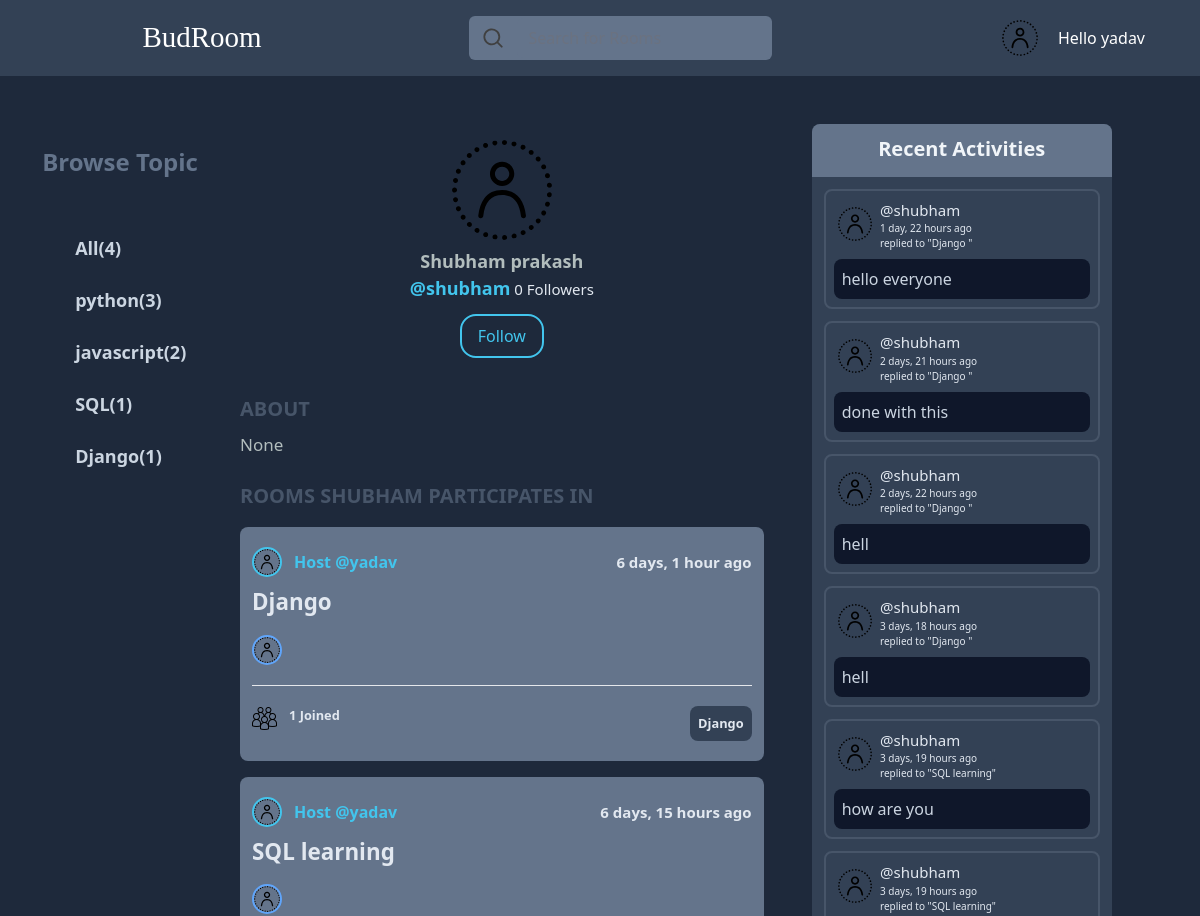
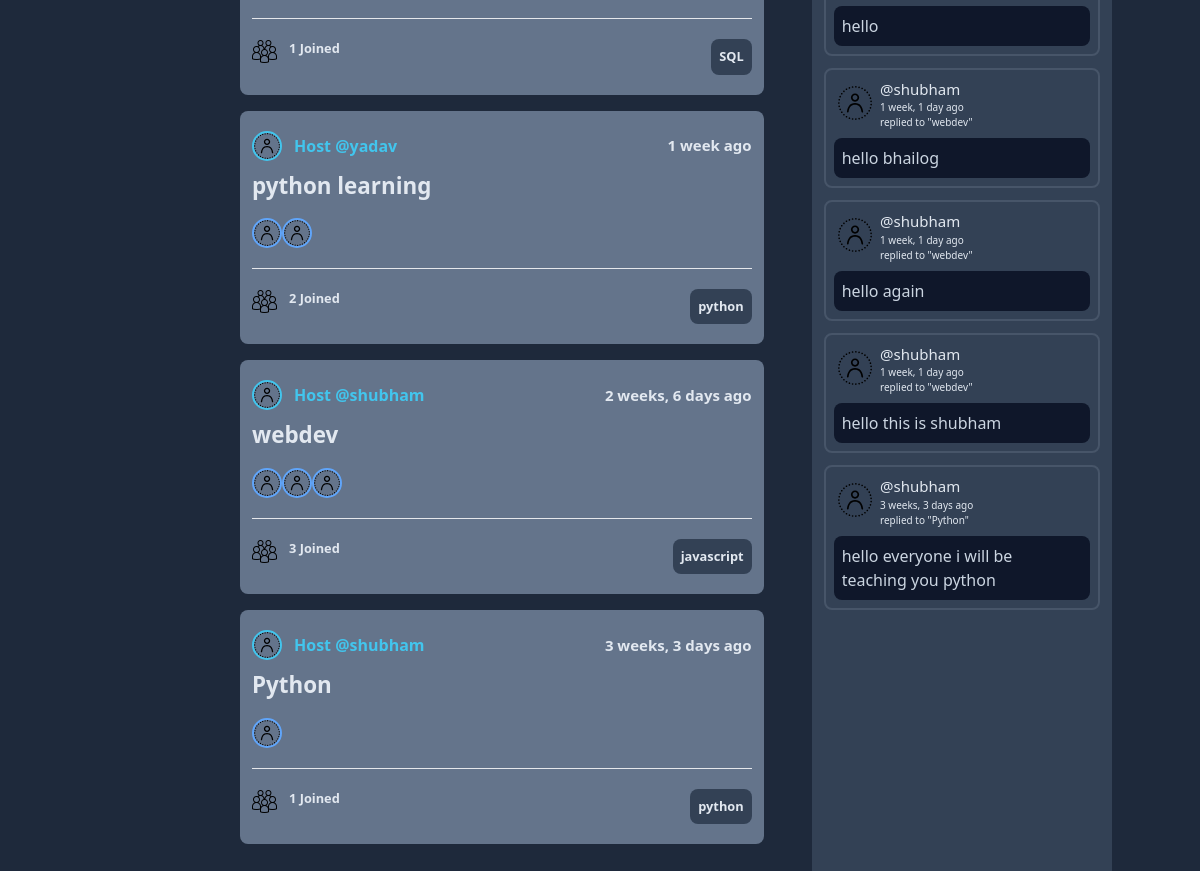
The page /profile/1/ (signed in) on the database its author committed (2 pictures, top to bottom).
### base/models.py (models this page shows, shortened)
class Topic(models.Model):
    name = models.CharField(max_length=200)

class Room(models.Model):
    host = models.ForeignKey(User,on_delete=models.SET_NULL,null=True)
    topic = models.ForeignKey(Topic,on_delete=models.SET_NULL,null=True)
    name = models.CharField(max_length=200)
    description = models.TextField(null=True,blank=True)
    participants=models.ManyToManyField(User,related_name='participants', blank=True)
    updated = models.DateTimeField(auto_now=True)
    created = models.DateTimeField(auto_now_add=True)
    class Meta:
        ordering = ['-updated','created']
    def __str__(self):
        return self.name

class Message(models.Model):
    user = models.ForeignKey(User,on_delete=models.CASCADE)
    room = models.ForeignKey(Room,on_delete = models.CASCADE)
    body = models.TextField()
    updated = models.DateTimeField(auto_now=True)
    created = models.DateTimeField(auto_now_add=True)
    class Meta:
        ordering = ['-updated','created']

### base/views.py (the view)
# urls.py: path('profile/<str:pk>/',views.userProfile,name="user-profile"),
def userProfile(request,pk):
    user=User.objects.get(id=pk)
    rooms = user.room_set.all()
    room_msgs =user.message_set.all()
    room_participated=Room.objects.filter(participants=user)
    topics=Topic.objects.all()
    context={'user':user, 'rooms': rooms ,'room_msgs':room_msgs, 'topics' : topics , 'room_participated':room_participated}
    return render(request,'base/profile.html',context)

### base/templates/base/profile.html
{%extends 'main.html'%}
{%load static%}
{% block content %}
<div class="flex w-screen bg-slate-800 justify-center ">
    <div class="lg:flex hidden">
        {% include 'base/topic.html'%}
    </div>
    <div class="lg:w-[48vw] w-[95vw] flex justify-center ">
        <div class="user-profile mt-[5vw] w-[100%] ">
            <div class="user-info flex flex-col justify-center">
                <section class="flex justify-center"><img src="{%static '/images/user_profile.svg'%}" alt="userpic" class="userProfile items-center rounded-full w-[100px] pt-1 to-white"></section>
                <section class="flex justify-center text-[#b2bdbd] text-[18px] mt-2 font-sans font-semibold ">{{user.first_name}} {{user.last_name}}</section>
                <section class="flex justify-center text-[#42c5ed] text-[18px] mt-1.4 font-sans font-semibold ">@{{user.username}} <div class="text-slate-200 font-extralight ml-1 text-[15px] pt-[0.19rem;]">0 Followers</div></section>
                {%if user == request.user %}
                <section class="flex justify-center text-[#42c5ed] mt-3"><button class="rounded-2xl border-2 border-[#42c5ed]  px-4 py-2">Edit Profile</button></section>
                {%else%}
                <section class="flex justify-center text-[#42c5ed] mt-3"><button class="rounded-2xl border-2 border-[#42c5ed]  px-4 py-2">Follow</button></section>
                {%endif%}
            </div>
            <div class="user-about mt-9">
                <div class="about flex flex-col">
                    <section><h1 class="text-slate-600 text-[20px] font-sans font-semibold">ABOUT</h1></section>
                    <section class="mt-2"><p class="text-[#b2bdbd] text-[17px] font-sans">None</p></section>
                </div>
                <div class="room-participated mt-6">
                    <section><h1 class="text-slate-600 text-[20px] font-sans font-semibold">ROOMS {{user.username.upper}} PARTICIPATES IN</h1></section>
                    <div class="h-screen overflow-scroll">
                    {% for room in room_participated%}
                    <div class="mt-4 rounded-lg bg-slate-500 w-[100%]  ">
                        <div class="userinfo flex pt-5 pl-3 w-[100%]">
                            <div class="left flex items-center w-[50%]">
                                <a href="{% url 'user-profile' room.host.id %}"><img src="{%static '/images/user_profile.svg'%}" alt="" class="w-[30px] h-[30px] rounded-full border-[#42c5ed] border-2 "></a>
                                <a href="{% url 'user-profile' room.host.id %}"  class="text-[16px] flex items-center pl-3 font-sans font-semibold text-[#42c5ed]">Host @{{room.host.username}}</a>
                            </div>
                            <div class="right flex items-center w-[50%] justify-end pr-3">
                                <small class="flex items-center text-[15px] font-sans text-slate-200 font-semibold">{{room.created|timesince}} ago</small>
                            </div>
                        </div>
                        <div class="title">
                            <a href="{% url 'room' room.id%}" class="flex items-center text-[1.4rem] font-sans text-slate-200 font-semibold pl-3 pt-2">{{room.name}}</a>
                        </div>
                        <div class="joined flex pt-4 pl-3">
                            {%for users in room.participants.all%}
                            <a href="{%url 'user-profile' users.id %}"><img src="{%static '/images/user_profile.svg'%}" alt="" class="w-[30px] h-[30px] rounded-full border-blue-400 border-2 "></a>
                            {%endfor%}
                        </div>
                        <div class=" ml-3 mr-3 mt-5 mb-5 ">
                            <hr class="text-slate-500">
                        </div>
                        <div class="joiners text-slate-200 flex pl-3 pb-5">
                            <div class="w-[50%] flex "><img src="{% static '/images/group_user.png'%}" alt="" class="w-[25px] h-[25px] fill-blue-400"> <small class="pl-3 text-slate-200 font-sans font-semibold  ">{{room.participants.count}} Joined</small></div>
                            <div class="w-[50%] flex justify-end pr-3"><small class="bg-slate-700 text-slate-200 rounded-lg p-2 font-sans font-semibold">{{room.topic.name}}</small></div>
                        </div>
                    </div>
                    {% endfor %}
                    </div>
                </div>
            </div>
        </div>
    </div>
    <div class="w-[40vw] lg:flex hidden">
        {% include 'base/activity_component.html'%}
    </div>
</div>
{%endblock%}

### templates/navbar.html (shortened to what this page needs)
{% load static%}
<div class="navbar-container">
    <div class="navbar bg-slate-700 text-center flex lg:pt-4 lg:pb-4 py-2">
        <div class="one lg:w-[30vw] pl-5">
            <a href="/" class="logo flex justify-center gap-6 ">
                <h1 class="font-sedgwick text-white lg:flex text-left text-[29px] hidden ">BudRoom</h1>
            </a>
        </div>
        <div class="two w-[30vw] lg:flex justify-center hidden">
            <form class="lg:ml-40 flex justify-center bg-slate-500 rounded-md  items-center" action="{%url 'home'%}" method="GET">
                <span
                class="input-group-text flex items-center whitespace-nowrap rounded px-3 py-1.5 text-center text-base font-normal text-neutral-700 dark:text-neutral-200"
                id="basic-addon2">
                <svg
                  xmlns="http://www.w3.org/2000/svg"
                  viewBox="0 0 20 20"
                  fill="currentColor"
                  class="h-6 w-6 items-center">
                  <path
                    fill-rule="evenodd"
                    d="M9 3.5a5.5 5.5 0 100 11 5.5 5.5 0 000-11zM2 9a7 7 0 1112.452 4.391l3.328 3.329a.75.75 0 11-1.06 1.06l-3.329-3.328A7 7 0 012 9z"
                    clip-rule="evenodd" />
                </svg>
              </span>
                <input class="bg-slate-500 border-none rounded-md text-white outline-none " placeholder="Search for Rooms" type="text" name="q">
            </form>
        </div>
        <div class="three lg:w-[40vw] flex justify-end lg:gap-5 w-[80vw] gap-3">
            {% if request.user.is_authenticated %}
            <img src="{%static '/images/user_profile.svg'%}" alt="userpic" class="userProfile items-center rounded-full h-10 pt-1 to-white">
            <p class="items-center rounded-full flex  align-middle justify-center text-white">Hello {{request.user}}</p>
            <button onclick="btnaction()"><img class="w-[15px] lg:mr-5 flex items-center mr-1" src="{% static '/images/drop-down.png'%}"  alt=""></button>
            {%else%}
            <img src="https://studybuddev.herokuapp.com/static/static/images/logo.svg" alt="userpic" class="items-center rounded-full h-10 pt-1">
            <a href="{% url 'login' %}" class="lg:pr-8 pr-2 items-center pt-1.5 text-white">Login</a>
            {%endif%}
        </div>
    </div>
</div>

### base/templates/base/topic.html
<div class="left w-[20vw] flex flex-col ">
    <div class="heading flex justify-center align-middle pt-[70px]">
        <h1 class="text-2xl text-slate-500 font-bold font-sam">Browse Topic</h1>
    </div>
    <div class="content flex justify-start flex-col  mt-5 text-slate-300 text-lg font-semibold font-sam ">
        <div class="all flex justify-start align-middle mt-9 pl-[4.7rem]">
            <a class="hover:text-slate-100" href="{%url 'home'%}">All({{topics.count}})</a>
        </div>
        {% for topic in topics %}
        <div class="topic-name flex justify-start align-middle mt-6 pl-[4.7rem]">
            <a class="hover:text-slate-100" href="{% url 'home' %}?q={{topic.name}}">{{topic.name}}({{topic.room_set.all.count}})</a>
        </div>
        {%endfor%}
    </div>
</div>

### base/templates/base/activity_component.html (shortened to what this page needs)
{% load static%}
<div class="activity w-[25vw] bg-slate-700 m-[4vw] rounded-lg">
    <div class="heading flex bg-slate-500 rounded-t-lg rounded-tr-lg text-slate-100 font-sans text-[20px] font-semibold justify-center align-middle pt-[10px] pb-[13px]">
        <h1 class="align-middle ">Recent Activities</h1>
    </div>
    <div class="h-screen overflow-scroll">
    {% for message in room_msgs %}
    <div class=" border-2 border-slate-600 rounded-lg m-3 bg ">
        <div class="user flex border-slate-600">
            <div class="left w-[20%] border-slate-600">
                <img src="{% static '/images/user_profile.svg'%} " class="w-[50px] h-[50px] flex justify-end align-middle pt-4 pl-2"  alt="">
            </div>
            <div class="right flex flex-col w-[70%] pt-2 border-slate-600">
                <small><a href="{%url 'user-profile' message.user.id%}" class="text-slate-200 font-sans text-[15px]">@{{message.user}}</a></small>
                <small class="text-slate-200 font-sans text-[10px]">{{message.created|timesince}} ago</small>
                <small class="text-slate-200 font-sans text-[10px]">replied to "{{message.room}}"</small>
            </div>
            <div class="deletion flex justify-end w-[10%] border-slate-600">
            </div>
        </div>
        <div class="msg bg-slate-900 text-slate-300 rounded-lg m-2 p-2"><p>{{message.body}}</p></div>
    </div>
    {%endfor%}
    </div>
</div>

### rows shown on the page
Topic: name "python", room_set.all.count "3"
Topic: name "javascript", room_set.all.count "2"
Topic: name "SQL", room_set.all.count "1"
Topic: name "Django", room_set.all.count "1"
Room: host.username "yadav", created "6 days, 1 hour", name "Django", participants.count "1", topic.name "Django"
Room: host.username "yadav", created "6 days, 15 hours", name "SQL learning", participants.count "1", topic.name "SQL"
Room: host.username "yadav", created "1 week", name "python learning", participants.count "2", topic.name "python"
Room: host.username "shubham", created "2 weeks, 6 days", name "webdev", participants.count "3", topic.name "javascript"
Room: host.username "shubham", created "3 weeks, 3 days", name "Python", participants.count "1", topic.name "python"
Message: user "shubham", created "1 day, 22 hours", room "Django", body "hello everyone"
Message: user "shubham", created "2 days, 21 hours", room "Django", body "done with this"
Message: user "shubham", created "2 days, 22 hours", room "Django", body "hell"
Message: user "shubham", created "3 days, 18 hours", room "Django", body "hell"
Message: user "shubham", created "3 days, 19 hours", room "SQL learning", body "how are you"
Message: user "shubham", created "3 days, 19 hours", room "SQL learning", body "hello"
Message: user "shubham", created "1 week, 1 day", room "webdev", body "hello bhailog"
Message: user "shubham", created "1 week, 1 day", room "webdev", body "hello again"
Message: user "shubham", created "1 week, 1 day", room "webdev", body "hello this is shubham"
Message: user "shubham", created "3 weeks, 3 days", room "Python", body "hello everyone i will be teaching you python"

### other values the page prints
{{ request.user }} "yadav"
{{ topics.count }} "4"
{{ user.first_name }} "Shubham"
{{ user.last_name }} "prakash"
{{ user.username }} "shubham"
{{ user.username.upper }} "SHUBHAM"
